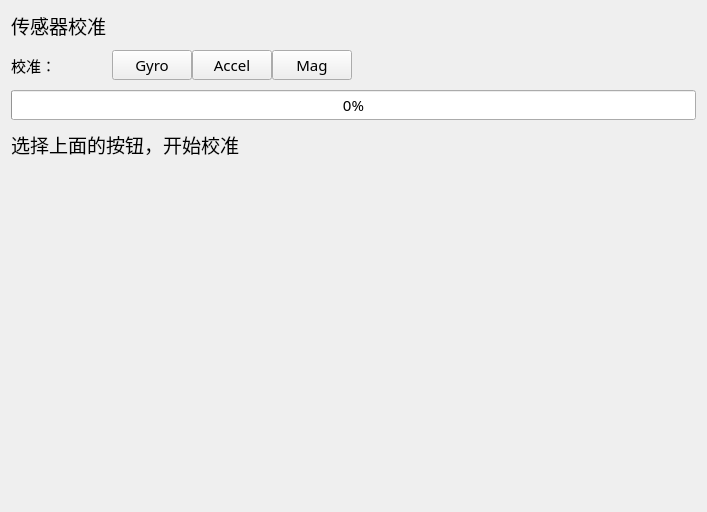
<?xml version="1.0" encoding="UTF-8"?>
<ui version="4.0">
 <class>SensorsGroupPage</class>
 <widget class="QWidget" name="SensorsGroupPage">
  <property name="geometry">
   <rect>
    <x>0</x>
    <y>0</y>
    <width>707</width>
    <height>512</height>
   </rect>
  </property>
  <property name="windowTitle">
   <string>Form</string>
  </property>
  <layout class="QGridLayout" name="gridLayout" rowstretch="1,0,1,1,0">
   <property name="verticalSpacing">
    <number>10</number>
   </property>
   <item row="4" column="0">
    <widget class="QStackedWidget" name="stackedWidget_Orientations">
     <widget class="QWidget" name="nullWidget"/>
    </widget>
   </item>
   <item row="1" column="0">
    <layout class="QHBoxLayout" name="horizontalLayout" stretch="1,0,0,0,0,3">
     <item>
      <widget class="QLabel" name="label_2">
       <property name="font">
        <font>
         <family>微软雅黑</family>
         <pointsize>11</pointsize>
        </font>
       </property>
       <property name="text">
        <string>校准：</string>
       </property>
      </widget>
     </item>
     <item>
      <widget class="QPushButton" name="pushButton_Gyro">
       <property name="font">
        <font>
         <family>微软雅黑</family>
         <pointsize>11</pointsize>
        </font>
       </property>
       <property name="text">
        <string>Gyro</string>
       </property>
      </widget>
     </item>
     <item>
      <widget class="QPushButton" name="pushButton_Accel">
       <property name="font">
        <font>
         <family>微软雅黑</family>
         <pointsize>11</pointsize>
        </font>
       </property>
       <property name="text">
        <string>Accel</string>
       </property>
      </widget>
     </item>
     <item>
      <widget class="QPushButton" name="pushButton_Mag">
       <property name="font">
        <font>
         <family>微软雅黑</family>
         <pointsize>11</pointsize>
        </font>
       </property>
       <property name="text">
        <string>Mag</string>
       </property>
      </widget>
     </item>
     <item>
      <spacer name="horizontalSpacer_4">
       <property name="orientation">
        <enum>Qt::Horizontal</enum>
       </property>
       <property name="sizeHint" stdset="0">
        <size>
         <width>40</width>
         <height>20</height>
        </size>
       </property>
      </spacer>
     </item>
     <item>
      <spacer name="horizontalSpacer">
       <property name="orientation">
        <enum>Qt::Horizontal</enum>
       </property>
       <property name="sizeHint" stdset="0">
        <size>
         <width>40</width>
         <height>20</height>
        </size>
       </property>
      </spacer>
     </item>
    </layout>
   </item>
   <item row="0" column="0">
    <widget class="QLabel" name="label">
     <property name="sizePolicy">
      <sizepolicy hsizetype="Preferred" vsizetype="Fixed">
       <horstretch>0</horstretch>
       <verstretch>0</verstretch>
      </sizepolicy>
     </property>
     <property name="font">
      <font>
       <family>微软雅黑</family>
       <pointsize>14</pointsize>
      </font>
     </property>
     <property name="text">
      <string>传感器校准</string>
     </property>
    </widget>
   </item>
   <item row="2" column="0">
    <widget class="QProgressBar" name="progressBar_CalProgress">
     <property name="font">
      <font>
       <family>微软雅黑</family>
       <pointsize>11</pointsize>
      </font>
     </property>
     <property name="value">
      <number>0</number>
     </property>
    </widget>
   </item>
   <item row="3" column="0">
    <widget class="QLabel" name="label_StatusText">
     <property name="font">
      <font>
       <family>微软雅黑</family>
       <pointsize>14</pointsize>
      </font>
     </property>
     <property name="text">
      <string>选择上面的按钮，开始校准</string>
     </property>
     <property name="alignment">
      <set>Qt::AlignLeading|Qt::AlignLeft|Qt::AlignTop</set>
     </property>
     <property name="wordWrap">
      <bool>true</bool>
     </property>
    </widget>
   </item>
  </layout>
 </widget>
 <resources/>
 <connections/>
</ui>
